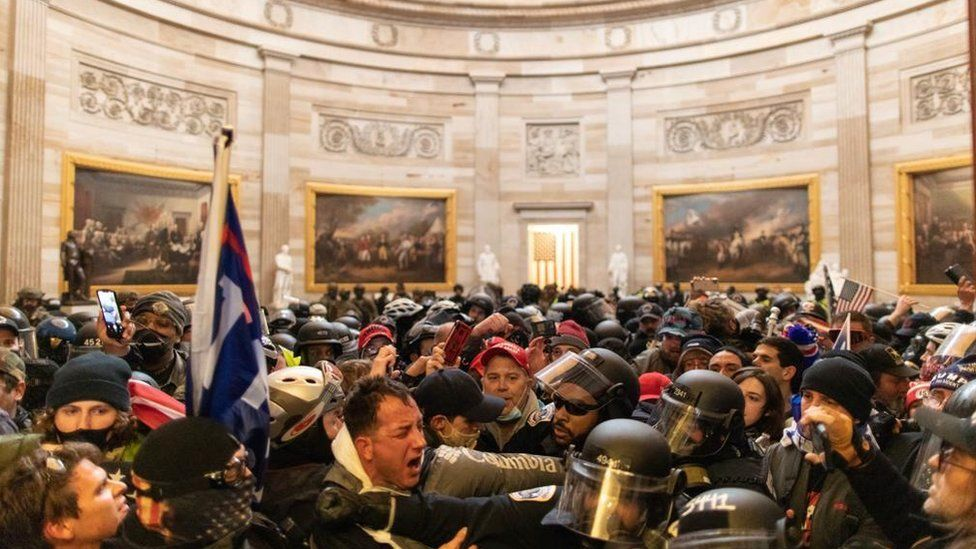
#> input picture images/riot.jpg, 976 x 549 px
$ jupyter execute 19_facedetection_clustering.ipynb   (shell and % lines are left out)
#> lines starting #> are read from the running program, lines starting #| are printed output that depends on the picture; after the words box and inside, x2 and y2 are one past the last pixel; in counts of white or black regions, pixels touching at a corner belong together
### Applied Machine Learning

**OBJECTIVES**

- Discuss Face Detection with Viola Jones
- Examine Clustering problems

[cell 1]
import numpy as np

[cell 2]
#!pip install opencv-python

[cell 3]
import cv2

[cell 4]
cv2.data.haarcascades

[cell 5]
face_cascade = cv2.CascadeClassifier(cv2.data.haarcascades + 'haarcascade_frontalface_default.xml')

[cell 6]
riot = cv2.imread('images/riot.jpg')
#> riot is the input picture: shape (549, 976, 3); mean B, G, R 102.4, 122.6, 146.8

[cell 7]
import matplotlib.pyplot as plt

[cell 8]
plt.imshow(riot)

[cell 9]
gray = cv2.cvtColor(riot, cv2.COLOR_BGRA2GRAY)

[cell 10]
plt.imshow(gray)

[cell 11]
faces = face_cascade.detectMultiScale(gray)
#> faces = [[475, 254, 27, 27], [867, 194, 35, 35], [476, 357, 52, 52], [347, 396, 92, 92]]

[cell 12]
faces
#> Out has the same summary as faces

[cell 13]
for (x, y, w, h) in faces:
    img = cv2.rectangle(riot, (x, y), (x + w, y + h), (255, 0, 0), 5)
#> this loop made 4 passes
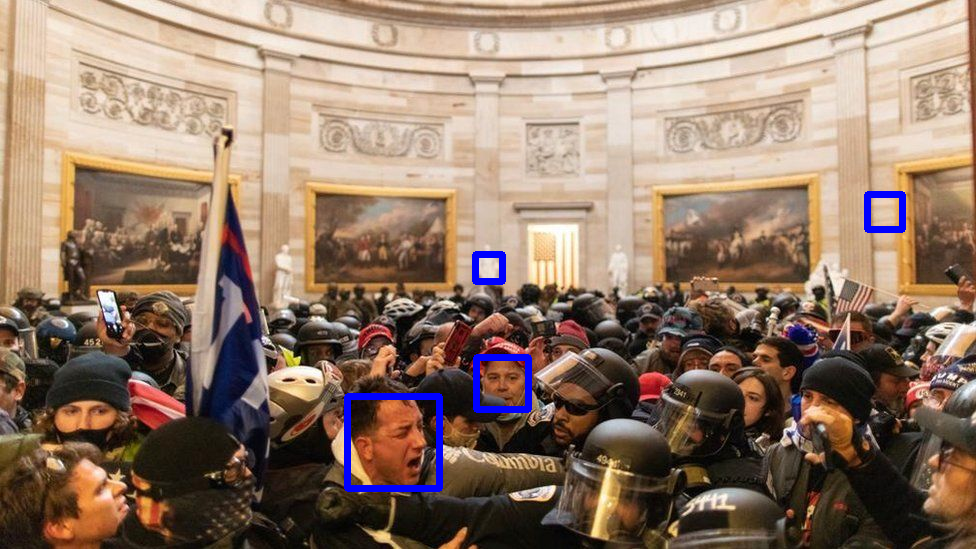
#> riot: shape (549, 976, 3); 1.06% of pixels changed, all inside (x1, y1, x2, y2) = (344, 191, 906, 492)

[cell 14]
plt.imshow(img)

[cell 15]
def face_detector(img):
    gray = cv2.cvtColor(img, cv2.COLOR_BGRA2GRAY)
    faces = face_cascade.detectMultiScale(gray)
    for (x, y, w, h) in faces:
        img = cv2.rectangle(img, (x, y), (x + w, y + h), (255, 0, 0), 5)
    return plt.imshow(img)

[cell 16]
crowd = cv2.imread('images/crowd_1.jpeg')
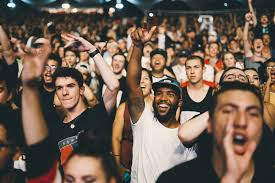
#> input picture images/crowd_1.jpeg, 275 x 183 px
#> crowd is the input picture: shape (183, 275, 3); mean B, G, R 80.8, 93.8, 111.4

[cell 17]
face_detector(crowd)
#> in face_detector, `faces = face_cascade.detectMultiScale(gray)`: faces = [[181, 58, 25, 25], [50, 75, 32, 32], [147, 80, 32, 32], [210, 89, 60, 60]]
#> the loop in face_detector, `for (x, y, w, h) in faces:` made 4 passes
#> after the loop in face_detector, `for (x, y, w, h) in faces:`: img: shape (183, 275, 3); mean B, G, R 95.2, 86.3, 102

[cell 18]
toons = cv2.imread('images/cartoon_crowd.jpeg')
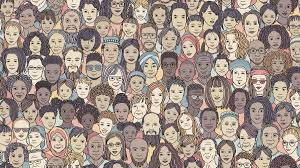
#> input picture images/cartoon_crowd.jpeg, 300 x 168 px
#> toons is the input picture: shape (168, 300, 3); mean B, G, R 135.9, 146.1, 161.1

[cell 19]
face_detector(toons)
#> in face_detector (call 2), `faces = face_cascade.detectMultiScale(gray)`: faces = [[78, 2, 25, 25], [167, 7, 25, 25], [59, 10, 26, 26], [240, 14, 25, 25], [44, 31, 24, 24], [60, 50, 26, 26], [245, 71, 26, 26], [7, 79, 24, 24], [268, 79, 24, 24], [244, 100, 26, 26], [102, 135, 25, 25], [127, 139, 25, 25]]
#> the loop in face_detector (call 2), `for (x, y, w, h) in faces:` made 12 passes
#> after the loop in face_detector (call 2), `for (x, y, w, h) in faces:`:
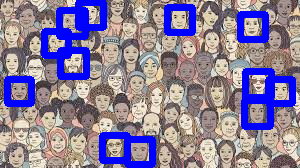
#> img: shape (168, 300, 3); mean B, G, R 154.8, 126.7, 139.5

[cell 20]
crowd2 = cv2.imread('images/crowd_2.jpeg')
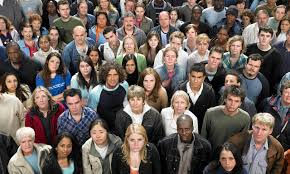
#> input picture images/crowd_2.jpeg, 290 x 174 px
#> crowd2 is the input picture: shape (174, 290, 3); mean B, G, R 88.1, 93.8, 105.4

[cell 21]
face_detector(crowd2)
#> in face_detector (call 3), `gray = cv2.cvtColor(img, cv2.COLOR_BGRA2GRAY)`:
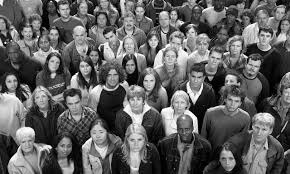
#> gray: shape (174, 290); min 0, max 255, mean 96.6
#> in face_detector (call 3), `faces = face_cascade.detectMultiScale(gray)`: faces = [[123, 130, 25, 25], [171, 28, 56, 56]]
#> the loop in face_detector (call 3), `for (x, y, w, h) in faces:` made 2 passes
#> pass 1, in face_detector (call 3), `img = cv2.rectangle(img, (x, y), (x + w, y + h), (255, 0, 0), 5)`:
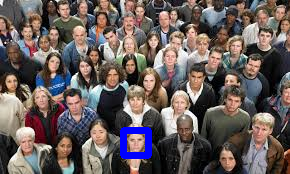
#> img: shape (174, 290, 3); 1.35% of pixels changed, all inside (x1, y1, x2, y2) = (120, 127, 152, 159)
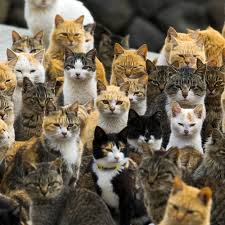
#> input picture images/gatos_crowd.jpeg, 225 x 225 px
#> further down, cats is the input picture: shape (225, 225, 3); mean B, G, R 80, 98.7, 110.8

[cell 22]
def cat_detector(catim):
    catscade = cv2.CascadeClassifier(cv2.data.haarcascades + 'haarcascade_frontalcatface.xml')
    gray = cv2.cvtColor(catim, cv2.COLOR_BGRA2GRAY)
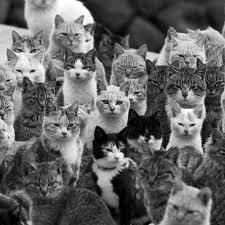
#> gray: shape (225, 225); min 0, max 255, mean 100.2
    faces = catscade.detectMultiScale(gray)
#> faces = [[56, 22, 30, 30], [13, 39, 29, 29], [64, 55, 29, 29], [171, 75, 29, 29], [97, 90, 30, 30], [172, 113, 28, 28], [101, 139, 27, 27], [48, 112, 32, 32], [28, 171, 32, 32]]
    for (x, y, w, h) in faces:
        img = cv2.rectangle(catim, (x, y), (x + w, y + h), (255, 0, 0), 5)
#> this loop made 9 passes
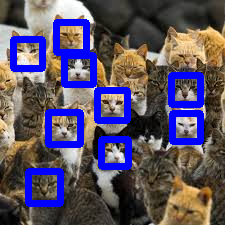
#> catim: shape (225, 225, 3); 14.15% of pixels changed, all inside (x1, y1, x2, y2) = (10, 19, 204, 207)
    return plt.imshow(img)

[cell 23]
cats = cv2.imread('images/gatos_crowd.jpeg')
